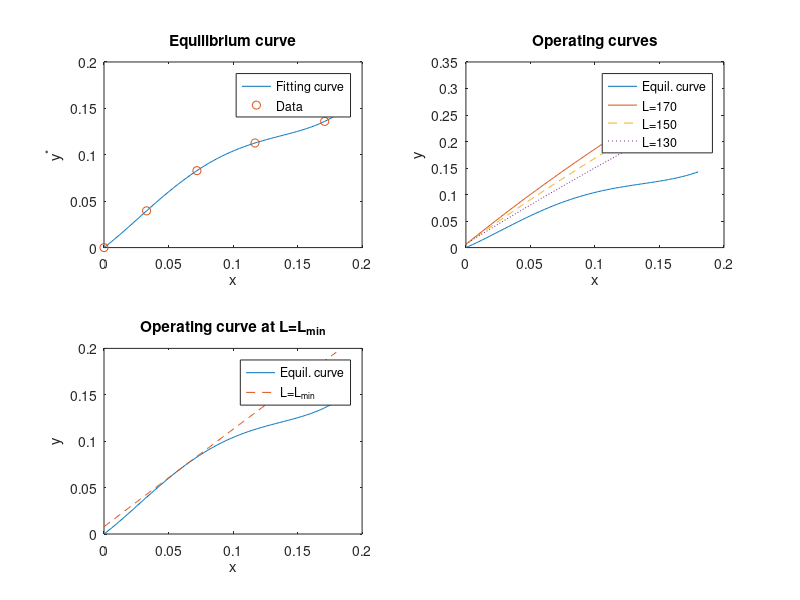

The MATLAB source for this figure:
% trayabs.m
clear all;
x = [0.0 0.033 0.072 0.117 0.171]; % equilibrium data (x)
ye = [0.0 0.0396 0.0829 0.1127 0.136]; % equilibrium data (y*)
V = 85; % solute-free gas flow rate (kmol/hr)
x0 = 0.002; yp = 0.01; % mole fractions at the top of the column

% (1) Curve fitting on the equilibrium data (order <=4)
P3 = polyfit(x,ye,3);  % fit the data by 3rd-order polynomial
P4 = polyfit(x,ye,4);  % fit the data by 4th-order polynomial
y3 = polyval(P3,x); y4 = polyval(P4,x);
rmse3 = sqrt(sum((ye-y3).^2)); rmse4 = sqrt(sum((ye-y4).^2)); % find RMSE
n = 3; P = P3; if rmse3 > rmse4, n = 4; P = P4; end % choose order of the fitting curve
fprintf('Order of the fitting polynomial = %g\n', n);
xi = 0:0.001:0.18; yi = polyval(P,xi); % generate data for plot
subplot(2,2,1), plot(xi,yi,x,ye,'o'), xlabel('x'), ylabel('y^*')
title('Equilibrium curve'), legend('Fitting curve','Data','location','best')

% (2) plots of operating curves for L = 170, 150 and 130 110 kmol/hr
L = [170 150 130]; r = L/V; ypr = yp/(1-yp); x0r = x0/(1-x0);
y = [];
for k = 1:length(L), w = r(k)*xi./(1-xi) + ypr - r(k)*x0r; z = w./(1 + w); y = [y z']; end
subplot(2,2,2), plot(xi,yi,xi,y(:,1),xi,y(:,2),'--',xi,y(:,3),':')
xlabel('x'), ylabel('y'), title('Operating curves')
legend('Equil. curve','L=170','L=150','L=130','location','best')

% (3) find the point at which the operating curve becomes tangent to the equilibrium curve
% use bisection method
La = 80; Lb = 120; Lm = (La + Lb)/2; crit = abs(La - Lb);
r = La/V; w = r*xi./(1-xi) + ypr - r*x0r; opa = w./(1 + w);
r = Lb/V; w = r*xi./(1-xi) + ypr - r*x0r; opb = w./(1 + w);
r = Lm/V; w = r*xi./(1-xi) + ypr - r*x0r; opm = w./(1 + w);
Da = min(opa - yi); Db = min(opb - yi); Dm = min(opm - yi);
while crit > 1e-6
if (Da*Dm) < 0, Lb = Lm; Db = Dm; Lm = (La + Lb)/2;
else, La = Lm; Da = Dm; Lm = (La + Lb)/2; end
r = Lm/V; w = r*xi./(1-xi) + ypr - r*x0r; opm = w./(1 + w);
Dm = min(opm - yi); crit = abs(La - Lb);
end
Lmin = Lm; fprintf('Minimum liquid flow rate = %g kmol/h\n', Lmin);

% (4) plot of the operating line when L = Lmin
rm = Lmin/V; w = rm*xi./(1-xi) + ypr - rm*x0r; z = w./(1 + w);
subplot(2,2,3),, plot(xi,yi,xi,z,'--')
xlabel('x'), ylabel('y'), title('Operating curve at L=L_{min}')
legend('Equil. curve','L=L_{min}','location','best')
% determine x at which the operating curve becomes tangent to the
% equilibrium curve
f = @(x) (rm*x./(1-x) + ypr - rm*x0r)/(1+rm*x./(1-x) + ypr - rm*x0r) -...
(P(1)*x.^4 + P(2)*x.^3 + P(3)*x.^2 + P(4)*x + P(5));
x0 = 0.03; xmin = fsolve(f,x0);
fprintf('The operating curve becomes tangent to the equilibrium curve at x = %g.\n', xmin);
